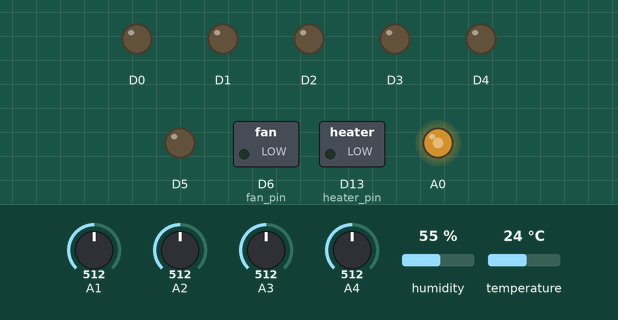
A sketch run on a simulated Arduino MKR. Shown: switched loads named in the sketch (green lamp = pin HIGH), output pins drawn as LEDs (lit = HIGH). The test bench sets the inputs (shaded band); at power-on: A1 = 512, humidity 55 %, A2 = 512, A3 = 512, A4 = 512, temperature 24 °C. What the sketch prints to the serial monitor is not drawn.

Above: at 1.2 s.
1.3 s: A1 set to 491
At 4.5 s:
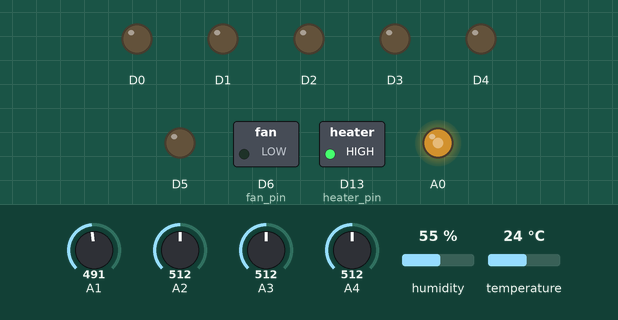
4.8 s: humidity set to 22 %
8.1 s: A2 set to 716
11.4 s: A3 set to 716
13.6 s: A4 set to 716
17.0 s: temperature set to 12 °C
Timing chart, 0 to 22.3 s (numbered marks = the images above; inputs shaded):
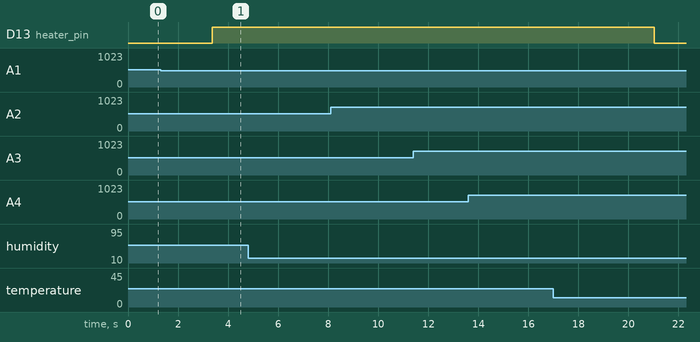

Measured:
- the behaviour switches between 508 and 507 on A1 (found by bisection; images 0 and 1)
- after the input at 1.3 s, D13 (heater_pin): LOW → HIGH after 2.1 s
- after the input at 4.8 s, every drawn part: stays the same
- after the input at 8.1 s, every drawn part: stays the same
- after the input at 11.4 s, every drawn part: stays the same
- after the input at 13.6 s, every drawn part: stays the same

The sketch:

PCB2001_GSM_serial.ino
```cpp
// libraries - Version: Latest
#include <Arduino.h>
#include <Wire.h>
#include <Adafruit_SHT31.h>

#include <WiFi101.h>
#include <WiFiClient.h>
#include <WiFiServer.h>
#include <WiFiSSLClient.h>
#include <WiFiUdp.h>

/*
 * This example is modified from the original file
 * https://github.com/arduino-libraries/WiFi101/blob/master/examples/SimpleWebServerWiFi/SimpleWebServerWiFi.ino
 */
#include <SPI.h>
#include <WiFi101.h>
#define fan_pin 6
#define heater_pin 13
#define V_GS(X) (int)(X*(-78.102)+155.36)
#define vgs 0
// typically vgs from -1.2V to 1.95V, unit is Volt
#define tag 2001
#define delaytime 5000 //milliseconds

#define num_average 50
#define alpha 0.15
#define LLlength 8
#define ratio 100.00

#define RECOVERY 0
#define BASELINE 1
#define INCREASE 2

#define baseline_counter_threshold 2000 // 2000*1.4 seconds
#define heater_counter_threshold 15 //

Adafruit_SHT31 sht31 = Adafruit_SHT31();

int base_threshold_1 = 80; //experimental value (variable)
int inc_threshold_1 = 65; //experimental value (variable)
int rec_threshold_1 = 90; //experimental value (variable)
bool if_channel_1_inc = false;

int base_threshold_2 = 80; //experimental value (variable)
int inc_threshold_2 = 65; //experimental value (variable)
int rec_threshold_2 = 90; //experimental value (variable)
bool if_channel_2_inc = false;

int base_threshold_3 = 80; //experimental value (variable)
int inc_threshold_3 = 65; //experimental value (variable)
int rec_threshold_3 = 90; //experimental value (variable)
bool if_channel_3_inc = false;

int base_threshold_4 = 80; //experimental value (variable)
int inc_threshold_4 = 65; //experimental value (variable)
int rec_threshold_4 = 90; //experimental value (variable)
bool if_channel_4_inc = false;

//char ssid[] = "NETGEAR40";      //  your network SSID (name)
//char pass[] = "pastelskates248";   // your network password
int keyIndex = 0;                 // your network key Index number (needed only for WEP)
int i = 0;
/*Sensor pin define*/

String dataline="";

unsigned long data_index = 0;

double d1 = NAN;
double pre_d1;
double d2 = NAN;
double pre_d2;
double d3 = NAN;
double pre_d3;
double d4 = NAN;
double pre_d4;

int s1;
int s2;
int s3;
int s4;

float temperature;
float humidity;

char FSM_status = RECOVERY;
char lock_flag = 1;
int heater_counter = 0;
int baseline_counter = 0;

double delta1[LLlength];
double LL1[LLlength];
double* p_delta_start1 = delta1;
double* p_delta_end1 = delta1;
double* p_LL_start1 = LL1;
double* p_LL_end1 = LL1;
double delta_sum1 = 0.0;
double pre_delta1 = 0.0;
double LL_sum1 = 0.0;
double pre_LL1 = 0.0;
double LL_sum1_diff = 0.0;

double delta2[LLlength];
double LL2[LLlength];
double* p_delta_start2 = delta2;
double* p_delta_end2 = delta2;
double* p_LL_start2 = LL2;
double* p_LL_end2 = LL2;
double delta_sum2 = 0.0;
double pre_delta2 = 0.0;
double LL_sum2 = 0.0;
double pre_LL2 = 0.0;
double LL_sum2_diff = 0.0;

double delta3[LLlength];
double LL3[LLlength];
double* p_delta_start3 = delta3;
double* p_delta_end3 = delta3;
double* p_LL_start3 = LL3;
double* p_LL_end3 = LL3;
double delta_sum3 = 0.0;
double pre_delta3 = 0.0;
double LL_sum3 = 0.0;
double pre_LL3 = 0.0;
double LL_sum3_diff = 0.0;

double delta4[LLlength];
double LL4[LLlength];
double* p_delta_start4 = delta4;
double* p_delta_end4 = delta4;
double* p_LL_start4 = LL4;
double* p_LL_end4 = LL4;
double delta_sum4 = 0.0;
double pre_delta4 = 0.0;
double LL_sum4 = 0.0;
double pre_LL4 = 0.0;
double LL_sum4_diff = 0.0;

unsigned long pre_time;
unsigned long cur_time = 0;

unsigned long offline_counter = 0;

//int status = WL_IDLE_STATUS;
//WiFiServer server(80);
void setup() {
  analogWrite(A0,max(min(V_GS(vgs),255),0));
  pinMode(fan_pin, OUTPUT);      // set the LED pin mode
  pinMode(heater_pin, OUTPUT);
  pinMode(0,OUTPUT);
  pinMode(1,OUTPUT);
  pinMode(2,OUTPUT);
  pinMode(3,OUTPUT);
  pinMode(4,OUTPUT);
  pinMode(5,OUTPUT);
  pinMode(6,OUTPUT);
  digitalWrite(heater_pin, LOW);
  digitalWrite(0, LOW);
  digitalWrite(1, LOW);
  digitalWrite(2, LOW);
  digitalWrite(3, LOW);
  digitalWrite(4, LOW);
  digitalWrite(5, LOW);
  digitalWrite(6, LOW);
  Serial.begin(9600);      // initialize serial communication
  //Serial.print("Start Serial ");
  while (!Serial)
    delay(10);     // will pause Zero, Leonardo, etc until serial console opens

  //Serial.println("SHT31 test starts");
  if (! sht31.begin(0x44)) {   // Set to 0x45 for alternate i2c addr
    Serial.println("Couldn't find SHT31 Sensor");
    while (1) delay(1);
  }

  // Check for the presence of the shield
//  Serial.print("WiFi101 shield: ");

  // setup for the DAC


/*  if (WiFi.status() == WL_NO_SHIELD) {
    Serial.println("NOT PRESENT");
    return; // don't continue
  }
  Serial.println("DETECTED");
  // attempt to connect to Wifi network:
  while ( status != WL_CONNECTED) {
    digitalWrite(fan_pin, LOW);
    Serial.print("Attempting to connect to Network named: ");
    Serial.println(ssid);                   // print the network name (SSID);
    //digitalWrite(fan_pin, HIGH);
    // Connect to WPA/WPA2 network. Change this line if using open or WEP network:
    status = WiFi.begin(ssid, pass);
    // wait 3 seconds for connection:
    delay(delaytime);
  }
  server.begin();                           // start the web server on port 80
  printWifiStatus();                        // you're connected now, so print out the status
*/

}
void loop() {
//  WiFiClient client = server.available();   // listen for incoming clients

  //if (client) {                             // if you get a client,
  //if (true) {
    offline_counter = 0;
    //Serial.println("new client");           // print a message out the serial port
    String currentLine = "";                // make a String to hold incoming data from the client
    //digitalWrite(fan_pin,HIGH);  			// give the fan high signal once client is connected
    while (true) {
    //while (client.connected()) {            // loop while the client's connected
      if (true) {//if (client.available()) {             // if there's bytes to read from the client,
        //char c = client.read();             // read a byte, then
        //Serial.write(c);                    // print it out the serial monitor

        if (true) { //if (c == '\n') {                    // if the byte is a newline character
          char c = '\n';
          // if the current line is blank, you got two newline characters in a row.
          // that's the end of the client HTTP request, so send a response:
          if (true) {//if (currentLine.length() == 0) {
            // HTTP headers always start with a response code (e.g. HTTP/1.1 200 OK)
            // and a content-type so the client knows what's coming, then a blank line:
            //client.println("HTTP/1.1 200 OK");
            //client.println("Content-type:text/html");
            //client.println();

            // the content of the HTTP response follows the header:
            //client.print("Click <a href=\"/H\">here</a> turn the Fan on pin 9 on<br>");
            //client.print("Click <a href=\"/L\">here</a> turn the Fan on pin 9 off<br>");
            //client.print("A test for print out data:");
            data_index = data_index+1;
            s1 = 0;
            s2 = 0;
            s3 = 0;
            s4 = 0;
            delay(20);
            for (i=0;i<num_average;i++) {
              s1 = s1+analogRead(A1);
              s2 = s2+analogRead(A2);
              s3 = s3+analogRead(A3);
              s4 = s4+analogRead(A4);
            }
            delay(20);
            s1 = s1/num_average;
            s2 = s2/num_average;
            s3 = s3/num_average;
            s4 = s4/num_average;
            pre_d1 = d1;
            pre_d2 = d2;
            pre_d3 = d3;
            pre_d4 = d4;

            pre_time = cur_time;
            d1 = (isnan(d1)) ? s1: s1*alpha+(1-alpha)*d1;
            d2 = (isnan(d2)) ? s2: s2*alpha+(1-alpha)*d2;
            d3 = (isnan(d3)) ? s3: s3*alpha+(1-alpha)*d3;
            d4 = (isnan(d4)) ? s4: s4*alpha+(1-alpha)*d4;
            cur_time = millis();

            //Serial.println("Delta-Time = " + String(cur_time-pre_time));

            serialIntPrint(tag);
            serialIntPrint(data_index);
            serialFloatPrint(s1);
            serialFloatPrint(d1);
            serialFloatPrint(s2);
            serialFloatPrint(d2);
            serialFloatPrint(s3);
            serialFloatPrint(d3);
            serialFloatPrint(s4);
            serialFloatPrint(d4);

            // dataline = String(tag)+ " "+String(data_index) +" "+ String(s1)+" "+ String(d1) +" "+ String(s2)+" "+ String(d2) +" "+ String(s3)+" "+ String(d3)+" "+ String(s4)+" "+ String(d4)+" ";
            if (!isnan(pre_d1)) {
              *p_LL_end1 = sqrt(pow((cur_time - pre_time)/1000.00,2) + pow(ratio*(d1-pre_d1),2));
              *p_LL_end2 = sqrt(pow((cur_time - pre_time)/1000.00,2) + pow(ratio*(d2-pre_d2),2));
              *p_LL_end3 = sqrt(pow((cur_time - pre_time)/1000.00,2) + pow(ratio*(d3-pre_d3),2));
              *p_LL_end4 = sqrt(pow((cur_time - pre_time)/1000.00,2) + pow(ratio*(d4-pre_d4),2));

              //Serial.print(String(sqrt(pow((cur_time - pre_time),2) + pow(ratio*(d1-pre_d1),2)))+" Here is it\n");
              LL_sum1_diff = *p_LL_end1 - pre_LL1;
              LL_sum1 = LL_sum1 + LL_sum1_diff;
              LL_sum2_diff = *p_LL_end2 - pre_LL2;
              LL_sum2 = LL_sum2 + LL_sum2_diff;
              LL_sum3_diff = *p_LL_end3 - pre_LL3;
              LL_sum3 = LL_sum3 + LL_sum3_diff;
              LL_sum4_diff = *p_LL_end4 - pre_LL4;
              LL_sum4 = LL_sum4 + LL_sum4_diff;

              p_LL_end1 = LL1 + (((p_LL_end1-LL1)+1) % LLlength);
              p_LL_end2 = LL2 + (((p_LL_end2-LL2)+1) % LLlength);
              p_LL_end3 = LL3 + (((p_LL_end3-LL3)+1) % LLlength);
              p_LL_end4 = LL4 + (((p_LL_end4-LL4)+1) % LLlength);

              *p_delta_end1 = ratio*(d1-pre_d1);
              *p_delta_end2 = ratio*(d2-pre_d2);
              *p_delta_end3 = ratio*(d3-pre_d3);
              *p_delta_end4 = ratio*(d4-pre_d4);

              delta_sum1 = delta_sum1 + *p_delta_end1 - pre_delta1;
              delta_sum2 = delta_sum2 + *p_delta_end2 - pre_delta2;
              delta_sum3 = delta_sum3 + *p_delta_end3 - pre_delta3;
              delta_sum4 = delta_sum4 + *p_delta_end4 - pre_delta4;

              p_delta_end1 = delta1 + (((p_delta_end1-delta1)+1) % LLlength);
              p_delta_end2 = delta2 + (((p_delta_end2-delta2)+1) % LLlength);
              p_delta_end3 = delta3 + (((p_delta_end3-delta3)+1) % LLlength);
              p_delta_end4 = delta4 + (((p_delta_end4-delta4)+1) % LLlength);

              //Serial.print("LL_pointer_end = " + String(p_LL_end-LL) + "\n");
              //Serial.print("delta_pointer_end = " + String(p_delta_end-delta) + "\n");
              if (p_LL_end1 == p_LL_start1) {
                pre_LL1 = *p_LL_start1;
                pre_LL2 = *p_LL_start2;
                pre_LL3 = *p_LL_start3;
                pre_LL4 = *p_LL_start4;

                p_LL_start1 = LL1 + (((p_LL_start1-LL1)+1) % LLlength);
                p_LL_start2 = LL2 + (((p_LL_start2-LL2)+1) % LLlength);
                p_LL_start3 = LL3 + (((p_LL_start3-LL3)+1) % LLlength);
                p_LL_start4 = LL4 + (((p_LL_start4-LL4)+1) % LLlength);

                pre_delta1 = *p_delta_start1;
                pre_delta2 = *p_delta_start2;
                pre_delta3 = *p_delta_start3;
                pre_delta4 = *p_delta_start4;

                p_delta_start1 = delta1 + (((p_delta_start1-delta1)+1) % LLlength);
                p_delta_start2 = delta2 + (((p_delta_start2-delta2)+1) % LLlength);
                p_delta_start3 = delta3 + (((p_delta_start3-delta3)+1) % LLlength);
                p_delta_start4 = delta4 + (((p_delta_start4-delta4)+1) % LLlength);
                //Serial.print("LL_pointer_end = " + String(p_LL_start-LL)+ "\n");
                //Serial.print("delta_pointer_end = " + String(p_delta_start-delta)+ "\n");


                serialFloatPrint(LL_sum1);
                serialFloatPrint(delta_sum1);
                serialFloatPrint(LL_sum2);
                serialFloatPrint(delta_sum2);
                serialFloatPrint(LL_sum3);
                serialFloatPrint(delta_sum3);
                serialFloatPrint(LL_sum4);
                serialFloatPrint(delta_sum4);


                // dataline += String(LL_sum1) + " " + String(delta_sum1) + " " + String(LL_sum2) + " " + String(delta_sum2)+ " " + String(LL_sum3) + " " + String(delta_sum3) + " " + String(LL_sum4) + " " + String(delta_sum4);
              } else {
                //Serial.write('\r');
                //Serial.write('\n');
                for (int i = 0; i < 8; i++) {
                  serialFloatPrint(0.0f);
                }

                // dataline += "0.0 0.0 0.0 0.0 0.0 0.0 0.0 0.0";
              }
            } else {
              //Serial.write('\r');
              //Serial.write('\n');
              // dataline += "0.0 0.0 0.0 0.0 0.0 0.0 0.0 0.0";
              for (int i = 0; i < 8; i++) {
                  serialFloatPrint(0.0f);
              }
            }

            //Serial.print("FSM_status=");
            switch(FSM_status) {
              case RECOVERY:
                //Serial.println("RECOVERY\n");
                if (heater_counter > heater_counter_threshold) {
                  heater_counter = 0;
                  digitalWrite(heater_pin, LOW);
                  //Serial.println("Heater is OFF");
                  lock_flag = 1;
                } else if (heater_counter > 0) {
                  heater_counter++;
                }
                if (LL_sum1 <= base_threshold_1 &&
                    LL_sum2 <= base_threshold_2 &&
                    LL_sum3 <= base_threshold_3 &&
                    LL_sum4 <= base_threshold_4 &&
                    lock_flag) {
                  FSM_status = BASELINE;
                  baseline_counter = 0;
                }
                break;
              case BASELINE:
                //Serial.println("BASELINE\n");
                baseline_counter++;
                if_channel_1_inc = (LL_sum1_diff > inc_threshold_1);
                if_channel_2_inc = (LL_sum2_diff > inc_threshold_2);
                if_channel_3_inc = (LL_sum3_diff > inc_threshold_3);
                if_channel_4_inc = (LL_sum4_diff > inc_threshold_4);
                if (if_channel_1_inc || if_channel_2_inc || if_channel_3_inc || if_channel_4_inc) {
                  FSM_status = INCREASE;
                } else if (baseline_counter > baseline_counter_threshold) {
                  FSM_status = RECOVERY;
                  heater_counter = 1;
                  lock_flag = 0;
                  digitalWrite(heater_pin, HIGH);
                  //Serial.println("Heater is ON");
                }
                break;
              case INCREASE:
                //Serial.println("INCREASE\n");
                if (((abs(LL_sum1-delta_sum1) > rec_threshold_1) && if_channel_1_inc) ||
                    ((abs(LL_sum2-delta_sum2) > rec_threshold_2) && if_channel_2_inc) ||
                    ((abs(LL_sum3-delta_sum3) > rec_threshold_3) && if_channel_3_inc) ||
                    ((abs(LL_sum4-delta_sum4) > rec_threshold_4) && if_channel_4_inc)) {
                  FSM_status = RECOVERY;
                  heater_counter = 1;
                  digitalWrite(heater_pin, HIGH);
                  //Serial.println("Heater is ON");
                }
                break;
            }
            if (heater_counter) {
              serialIntPrint(1);
              // dataline += " 1";
            } else {
              serialIntPrint(0);
              // dataline += " 0";
            }
            serialIntPrint(FSM_status);


            temperature = sht31.readTemperature();
            humidity = sht31.readHumidity();
            // dataline = dataline + " " + String(temperature);
            // dataline = dataline + " " + String(humidity);
            serialFloatPrint(temperature);
            serialFloatPrint(humidity);

            //Serial.println();
            //NewLine
            //Serial.write('\r');
            //Serial.write('\n');
            //Serial.println();

            /*
            if (FSM_status == RECOVERY) {
              // serialIntPrint(RECOVERY)
              dataline += " "+String(RECOVERY);
            } else if (FSM_status == INCREASE) {
              dataline += " "+String(INCREASE);
            } else if (FSM_status == BASELINE) {
              dataline += " "+String(BASELINE);
            }
            */

            // Serial.println(dataline);
            // Serial.println(sizeof(dataline));

            //client.print(dataline);

            // The HTTP response ends with another blank line:
            //client.println();
            // break out of the while loop:
            break;
          }
          else {      // if you got a newline, then clear currentLine:
            //currentLine = "";
          }
        }
        //else if (c != '\r') {    // if you got anything else but a carriage return character,
        //  currentLine += c;      // add it to the end of the currentLine
        //}

        // Check to see if the client request was "GET /H" or "GET /L":
      /*
        if (currentLine.endsWith("GET /H")) {
          digitalWrite(fan_pin, HIGH);               // GET /H turns the LED on
        }
        if (currentLine.endsWith("GET /L")) {
          digitalWrite(fan_pin, LOW);                // GET /L turns the LED off
        }
        */
      }
    } //END OF WHILE loop
    //client.stop();
    //Serial.println("client disonnected");
    //if client is disconnected, turn to initial state
  /*} else {
    offline_counter++;
    //if client is disconnected, turn to initial state, delay more time
    if (offline_counter == 400) {
      Serial.println("disconnected from client\n\n\n\n\n\n");
      FSM_status = RECOVERY;
      heater_counter = 0;
      baseline_counter = 0;
      digitalWrite(heater_pin, LOW);
      lock_flag = 1;
      data_index = 0;
      d1 = NAN;
      d2 = NAN;
      d3 = NAN;
      d4 = NAN;
      cur_time = 0;

      p_delta_start1 = delta1;
      p_delta_end1 = delta1;
      p_LL_start1 = LL1;
      p_LL_end1 = LL1;
      delta_sum1 = 0.0;
      pre_delta1 = 0.0;
      LL_sum1 = 0.0;
      pre_LL1 = 0.0;
      LL_sum1_diff = 0.0;

      p_delta_start2 = delta2;
      p_delta_end2 = delta2;
      p_LL_start2 = LL2;
      p_LL_end2 = LL2;
      delta_sum2 = 0.0;
      pre_delta2 = 0.0;
      LL_sum2 = 0.0;
      pre_LL2 = 0.0;
      LL_sum2_diff = 0.0;

      p_delta_start3 = delta3;
      p_delta_end3 = delta3;
      p_LL_start3 = LL3;
      p_LL_end3 = LL3;
      delta_sum3 = 0.0;
      pre_delta3 = 0.0;
      LL_sum3 = 0.0;
      pre_LL3 = 0.0;
      LL_sum3_diff = 0.0;

      p_delta_start4 = delta4;
      p_delta_end4 = delta4;
      p_LL_start4 = LL4;
      p_LL_end4 = LL4;
      delta_sum4 = 0.0;
      pre_delta4 = 0.0;
      LL_sum4 = 0.0;
      pre_LL4 = 0.0;
      LL_sum4_diff = 0.0;
    }
    if (offline_counter >= 400) {
      delay(delaytime);
    }
  }*/
  delay(1000);
}

/*void printWifiStatus() {
  // print the SSID of the network you're attached to:
  Serial.print("SSID: ");
  Serial.println(WiFi.SSID());

  // print your WiFi shield's IP address:
  IPAddress ip = WiFi.localIP();
  Serial.print("IP Address: ");
  Serial.println(ip);

  // print the received signal strength:
  long rssi = WiFi.RSSI();
  Serial.print("signal strength (RSSI):");
  Serial.print(rssi);
  Serial.println(" dBm");
  // print where to go in a browser:
  Serial.print("To see this page in action, open a browser to http://");
  Serial.println(ip);
}*/
void serialFloatPrint(float f) {
  byte * b = (byte *) &f;
  //Serial.print("f:");
  Serial.write(b[0]);
  Serial.write(b[1]);
  Serial.write(b[2]);
  Serial.write(b[3]);
  /* DEBUG */
  //Serial.print(f);
  //Serial.print(", ");
  //Serial.println();
  //Serial.println(*f, HEX);
  //Serial.println(*b, HEX);
  //Serial.print(b[0],HEX);
  //Serial.print(b[1], HEX);
  //Serial.print(b[2], HEX);
  //Serial.println(b[3], HEX);
  //*/
}
void serialIntPrint(int f) {
  byte * b = (byte *) &f;
  //Serial.print("f:");
  Serial.write(b[0]);
  Serial.write(b[1]);
  Serial.write(b[2]);
  Serial.write(b[3]);
  /* DEBUG */
  //Serial.print(f);
  //Serial.print(", ");
  //Serial.println();
  //Serial.println(*f, HEX);
  //Serial.println(*b, HEX);
  //Serial.print(b[0],HEX);
  //Serial.print(b[1], HEX);
  //Serial.print(b[2], HEX);
  //Serial.println(b[3], HEX);
  //*/
}
```
